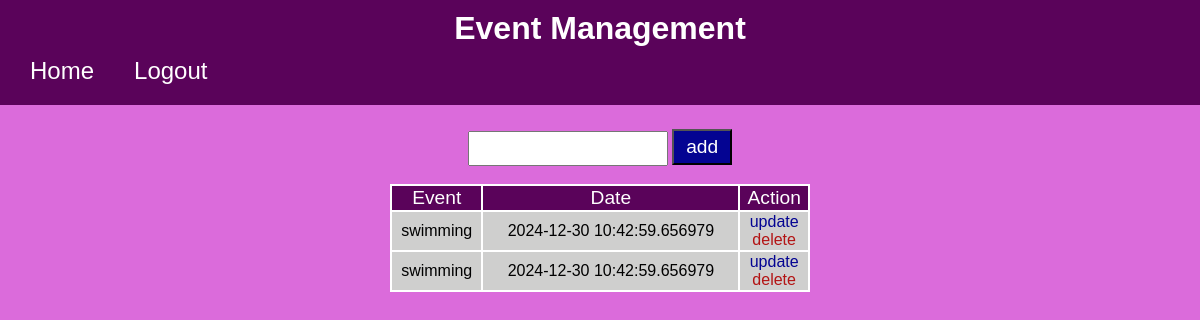
Before: /home (signed in) with the older database file.
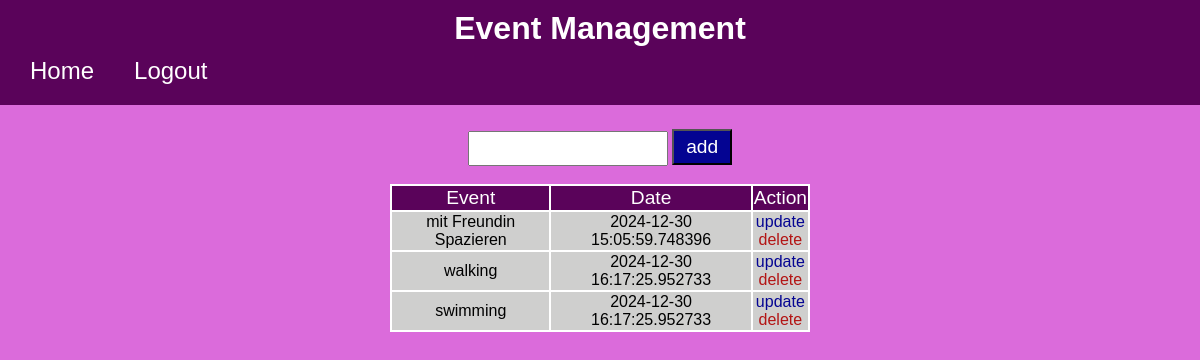
After: the same page with the newer database file.
### website/models.py (models this page shows)
class Event(db.Model):
    id = db.Column(db.Integer, primary_key=True)
    content = db.Column(db.String(60))
    due_date = db.Column(db.DateTime, default=datetime.utcnow())
    user_id = db.Column(db.Integer, db.ForeignKey('user.id'), nullable = False)

### website/views.py (the view, shortened to what this page needs)
@views.route('/home', methods=['POST', 'GET'])
@login_required
def home():
    return render_template('home.html', user=current_user)

### website/__init__.py (called while the page is built)
def create_app():
    app = Flask(__name__, template_folder="template")
    app.config['SQLALCHEMY_DATABASE_URI'] = f'sqlite:///{DATA_BN}'
    app.config['SECRET_KEY'] = 'abcdefghijk'
    db.init_app(app)
    from website.views import views
    from website.auth import auth
    app.register_blueprint(auth, url_prefix='/')
    app.register_blueprint(views, url_prefix='/')
    from website.models import User, Event
    with app.app_context():
        db.create_all()
    login_manager = LoginManager()
    login_manager.login_view = 'auth.login'
    login_manager.init_app(app)
    @login_manager.user_loader
    def load_user(id):
        return User.query.get(int(id))
    return app

### website/template/home.html (shortened to what this page needs)
{% extends 'base.html' %}
{% block content %}
<div class="content" align="center" >
    <br>
    <form  method="POST" align="center">
        <div>
            <input type="text" name="content" id="content" >
            <button type="submit" id="button" >add</button>
        </div>
    </form>
    <br>
    <table id="table">
        <thead align='center' id="thead">
            <td>Event</td>
            <td>Date</td>
            <td>Action</td>
        </thead>
        <tbody align="center" id="tbody">
            {% for event in user.events %}
                <tr id="table-row">
                    <td>{{ event.content }}</td>
                    <td>{{ event.due_date.date() }}  {{ event.due_date.time() }}</td>
                    <td style="text-align:center;">
                        <a id="update" href="/update/{{event.id}}" >update</a>
                        <br>
                        <a id="delete" href="/delete/{{event.id}}" >delete</a>
                    </td>
                </tr>
            {% endfor %}
        </tbody>
    </table>
    <br>
</div>
{% endblock %}

### website/template/base.html (shortened to what this page needs)
<!DOCTYPE html>
<html lang="en">
    <head>
        <link rel="stylesheet" href="../static/base.css">
    </head>
    <body>
        <nav class="navbar"  align="center">
          {% block nav %}
            <a href="#" class="navbar-logo">Event Management</a>
            <div class="navbar-container" >
                    <ul class="navbar-links" >
                      {% if user.is_authenticated %}
                      <li ><a class="nav-item nav-link" id="base" href="{{ url_for('views.home') }}" align="center">Home</a></li>
                      <li><a class="nav-item nav-link" id="base" href="{{ url_for('auth.logout') }}">Logout</a></li>
                      {% else %}
                        <li ><a class="nav-item nav-link" id="base"
                          href="{{ url_for('views.landing') }}" align="center">Home</a></li>
                        <li><a class="nav-item nav-link" id="base" href="{{ url_for('views.about') }}">About</a></li>
                        <li><a class="nav-item nav-link" id="base" href="#">Contact Us</a></li>
                      {% endif%}
                    </ul>
            </div>
          {% endblock%}
        </nav>
            <div class="container" align="center">{% block content %} {% endblock %}</div>
    </body>
</html>

### website/static/base.css (style rules this page uses)
.navbar { background-color: rgb(90, 3, 90); padding:10px 20px; }
.navbar-logo { font-weight: bold; text-decoration: none; font-size:xx-large; color: white; }
.navbar-container { display:flex; justify-content: space-between; }
div ul { list-style:none; display: flex; flex-direction:row; gap:20px; padding:0px; margin:0px; }
#base { display: block; background-color:rgb(90, 3, 90); text-decoration:none; padding:10px; color:white; font-size:x-large; }
body { background-color: rgb(219, 107, 219); background-size: cover; box-sizing: border-box; background-position: center; font-family: sans-serif; padding: 0%; margin: 0%; }
#table { padding:0px; background-color:white; width:70%; }
#thead { background-color: rgb(90, 3, 90); width:100%; font-size:larger; color: white; }
#tbody { background-color: #cfcfce; }
#update { text-decoration:none; color:rgb(4, 4, 146); text-align:center; }
#delete { text-decoration:none; color:rgb(179, 20, 20); text-align:center; }
#button { background-color: rgb(4, 4, 146); color:white; width: 10%; padding:5px; font-size:larger; }
.content { width:50%; padding: 6px; }
button { background-color: rgb(90, 3, 90); color:white; width:7%; padding:4px; font-size:larger; }
div input { width: 30%; padding:8px; }

Changed rows visible on the page:
removed Event: content "swimming", due_date "2024-12-30", due_date.time "10:42:59.656979"
removed Event: content "swimming", due_date "2024-12-30", due_date.time "10:42:59.656979"
added Event: content "mit Freundin Spazieren", due_date "2024-12-30", due_date.time "15:05:59.748396"
added Event: content "walking", due_date "2024-12-30", due_date.time "16:17:25.952733"
added Event: content "swimming", due_date "2024-12-30", due_date.time "16:17:25.952733"
